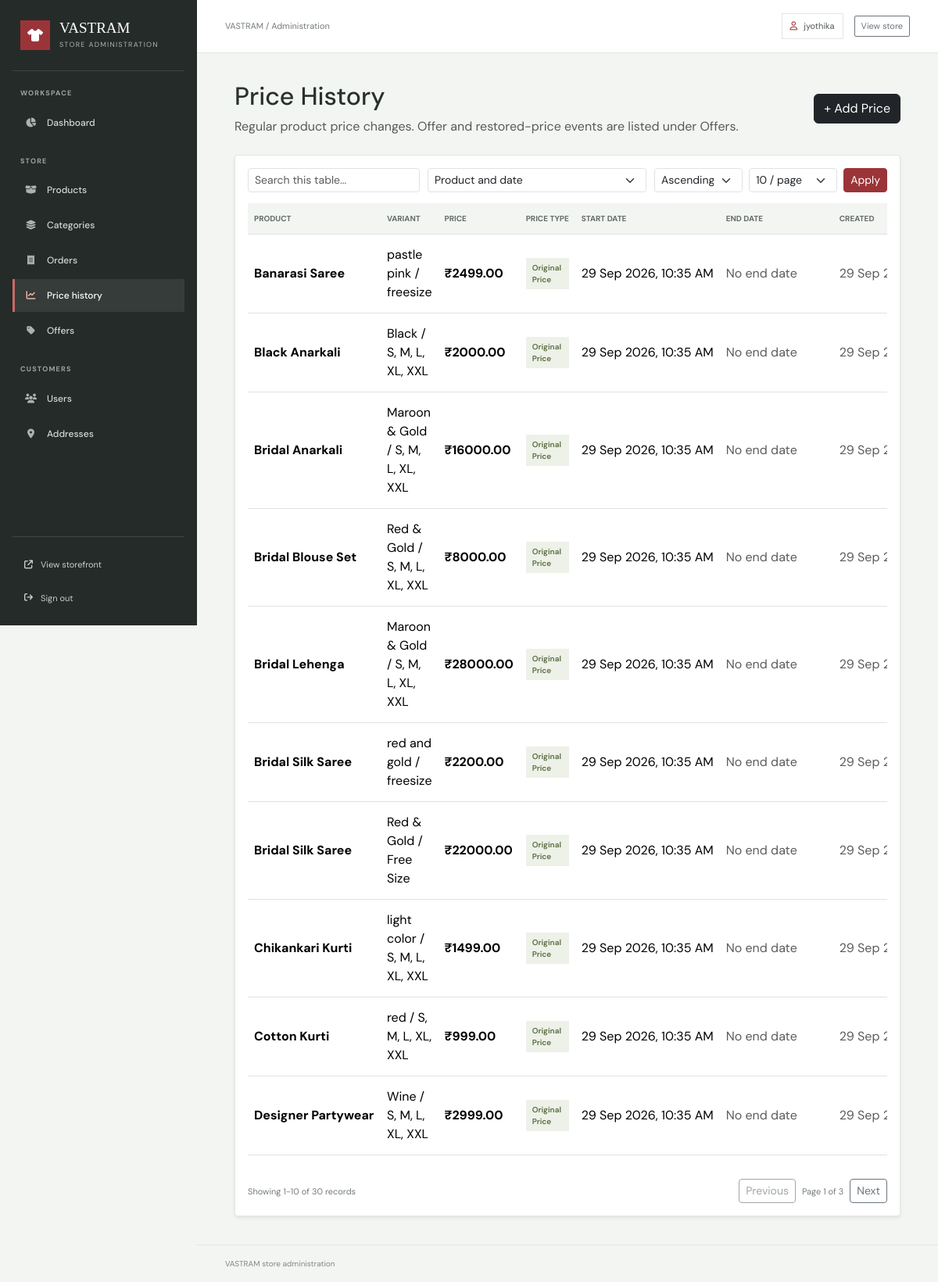
Screenshot of /accounts/admin-dashboard/price-history/ (signed in) with the database file from the repository.
### accounts/models.py (models this page shows)
class User(AbstractUser):
    uuid = models.UUIDField(default=uuid.uuid4, editable=False, unique=True)
    phone_number = models.CharField(max_length=15, blank=True)

### products/models.py (models this page shows, shortened)
class PriceHistory(models.Model):
    uuid = models.UUIDField(default=uuid.uuid4, editable=False, unique=True)
    variant = models.ForeignKey(
        ProductVariant,
        on_delete=models.CASCADE,
        related_name='price_history'
    )
    price = models.DecimalField(
        max_digits=10,
        decimal_places=2
    )
    price_type = models.CharField(
        max_length=30,
        choices=[
            ('original', 'Original Price'),
            ('offer', 'Offer Price'),
            ('updated', 'Updated Price'),
            ('after_offer', 'After Offer / Restored Price'),
        ]
    )
    start_date = models.DateTimeField()
    end_date = models.DateTimeField(
        null=True,
        blank=True
    )
    created_at = models.DateTimeField(
        auto_now_add=True
    )

class ProductVariant(models.Model):
    uuid = models.UUIDField(default=uuid.uuid4, editable=False, unique=True)
    product = models.ForeignKey(
        Product,
        on_delete=models.CASCADE,
        related_name='variants'
    )
    size = models.CharField(max_length=20, blank=True)
    color = models.CharField(max_length=50, blank=True)
    stock = models.PositiveIntegerField(default=0)
    price = models.DecimalField(
        max_digits=10,
        decimal_places=2
    )

class Product(models.Model):
    uuid = models.UUIDField(default=uuid.uuid4, editable=False, unique=True)
    name = models.CharField(max_length=200)
    slug = models.SlugField(max_length=220, unique=True, blank=True)
    category = models.ForeignKey(
        Category,
        on_delete=models.CASCADE
    )
    description = models.TextField()
    fabric = models.CharField(
        max_length=100,
        blank=True
    )
    image = models.ImageField(
        upload_to='products/',
        blank=True,
        null=True
    )
    created_at = models.DateTimeField(
        auto_now_add=True
    )

### accounts/views.py (the view)
@login_required
def admin_price_history(request):
    if not request.user.is_superuser:
        return redirect('home')
    from products.models import PriceHistory
    price_history_queryset = PriceHistory.objects.select_related(
        'variant',
        'variant__product'
    ).filter(
        price_type__in=['original', 'updated']
    ).exclude(
        variant__offers__isnull=False
    ).distinct().order_by(
        'variant__product__name',
        'variant_id',
        'start_date',
        'created_at'
    )
    table_context = admin_table_context(
        request,
        price_history_queryset,
        [
            'variant__product__name',
            'variant__color',
            'variant__size',
            'price_type',
        ],
        [
            ('sequence', 'Product and date', (
                'variant__product__name', 'variant_id', 'start_date', 'created_at'
            )),
            ('product', 'Product', 'variant__product__name'),
            ('date', 'Price effective date', 'start_date'),
            ('price', 'Price amount', 'price'),
            ('type', 'Price type', 'price_type'),
        ],
        'sequence'
    )
    return render(
        request,
        'admin_dashboard/price_history.html',
        {
            'price_history': table_context['page_obj'],
            **table_context,
        }
    )

### ecommerce_project/context_processors.py (called while the page is built)
def shopping_counts(request):
    cart_count = 0
    wishlist_count = 0
    if request.user.is_authenticated:
        cart_count = sum(
            CartItem.objects.filter(cart__user=request.user).values_list(
                'quantity', flat=True
            )
        )
        wishlist_count = WishlistItem.objects.filter(
            wishlist__user=request.user
        ).count()
    else:
        cart_count = sum(
            item.get('quantity', 0)
            for item in request.session.get('guest_cart_items', [])
        )
        wishlist_count = len(request.session.get('guest_wishlist_items', []))
    return {
        'cart_count': cart_count,
        'wishlist_count': wishlist_count,
    }

### templates/admin_dashboard/price_history.html (shortened to what this page needs)
{% extends 'admin_dashboard/admin_base.html' %}
{% block content %}
<div class="container-fluid">
   <div class="d-flex justify-content-between align-items-center mb-4">
    <div>
        <h2>Price History</h2>
        <p class="text-muted mb-0">
            Regular product price changes. Offer and restored-price events are listed under Offers.
        </p>
    </div>
    <a href="{% url 'add_price_history' %}"
       class="btn btn-dark">
        + Add Price
    </a>
</div>
    <div class="card shadow-sm">
        <div class="card-body">
            {% if price_history %}
            {% include 'admin_dashboard/includes/table_controls.html' %}
            <div class="table-responsive">
                <table class="table table-hover align-middle price-history-table" id="priceHistoryTable">
                    <thead>
                        <tr>
                            <th>Product</th>
                            <th>Variant</th>
                            <th>Price</th>
                            <th>Price Type</th>
                            <th>Start Date</th>
                            <th>End Date</th>
                            <th>Created</th>
                        </tr>
                    </thead>
                    <tbody>
                        {% for item in price_history %}
                        <tr data-search="{{ item.variant.product.name }} {{ item.variant.color }} {{ item.variant.size }} {{ item.get_price_type_display }} {{ item.price }}"
                            data-product="{{ item.variant.product.name|lower }}"
                            data-start="{{ item.start_date|date:'U' }}"
                            data-price="{{ item.price }}"
                            data-type="{{ item.get_price_type_display|lower }}">
                            <td class="price-history-product">
                                <strong>{{ item.variant.product.name }}</strong>
                            </td>
                            <td>
                                {% if item.variant.color %}
                                    {{ item.variant.color }}
                                {% endif %}
                                {% if item.variant.size %}
                                    / {{ item.variant.size }}
                                {% endif %}
                            </td>
                            <td class="price-history-amount">
                                <strong>₹{{ item.price }}</strong>
                            </td>
                            <td>
                                <span class="price-type-badge price-type-{{ item.price_type }}">
                                    {{ item.get_price_type_display }}
                                </span>
                            </td>
                            <td class="price-history-date">
                                {{ item.start_date|date:"d M Y, h:i A" }}
                            </td>
                            <td class="price-history-date">
                                {% if item.end_date %}
                                    {{ item.end_date|date:"d M Y, h:i A" }}
                                {% else %}
                                    <span class="text-muted">No end date</span>
                                {% endif %}
                            </td>
                            <td class="price-history-date text-muted">
                                {{ item.created_at|date:"d M Y, h:i A" }}
                            </td>
                        </tr>
                        {% endfor %}
                    </tbody>
                </table>
            </div>
            {% include 'admin_dashboard/includes/table_pagination.html' %}
            {% endif %}
        </div>
    </div>
</div>
{% endblock %}

### templates/admin_dashboard/admin_base.html (shortened to what this page needs)
{% load static %}
<!DOCTYPE html>
<html lang="en">
<head>
    <link href="https://cdn.jsdelivr.net/npm/bootstrap@5.3.8/dist/css/bootstrap.min.css" rel="stylesheet">
    <link rel="stylesheet" href="https://cdnjs.cloudflare.com/ajax/libs/font-awesome/6.5.2/css/all.min.css">
</head>
<body>
<div class="admin-shell">
    <aside class="admin-sidebar" id="adminSidebar" aria-label="Admin navigation">
        <div class="admin-brand">
            <span class="admin-brand-mark"><i class="fa-solid fa-shirt" aria-hidden="true"></i></span>
            <span>
                <span class="admin-brand-name">VASTRAM</span>
                <span class="admin-brand-caption">Store administration</span>
            </span>
        </div>
        <nav class="admin-nav">
            <div class="admin-nav-group">
                <p class="admin-nav-label">Workspace</p>
                <a href="{% url 'admin_dashboard' %}" class="admin-nav-link{% if request.resolver_match.url_name == 'admin_dashboard' %} active{% endif %}">
                    <i class="fa-solid fa-chart-pie" aria-hidden="true"></i> Dashboard
                </a>
            </div>
            <div class="admin-nav-group">
                <p class="admin-nav-label">Store</p>
                <a href="{% url 'admin_products' %}" class="admin-nav-link{% if request.resolver_match.url_name == 'admin_products' %} active{% endif %}">
                    <i class="fa-solid fa-box-open" aria-hidden="true"></i> Products
                </a>
                <a href="{% url 'admin_categories' %}" class="admin-nav-link{% if request.resolver_match.url_name == 'admin_categories' %} active{% endif %}">
                    <i class="fa-solid fa-layer-group" aria-hidden="true"></i> Categories
                </a>
                <a href="{% url 'admin_orders' %}" class="admin-nav-link{% if request.resolver_match.url_name == 'admin_orders' or request.resolver_match.url_name == 'admin_order_detail' %} active{% endif %}">
                    <i class="fa-solid fa-receipt" aria-hidden="true"></i> Orders
                </a>
                <a href="{% url 'admin_price_history' %}" class="admin-nav-link{% if request.resolver_match.url_name == 'admin_price_history' %} active{% endif %}">
                    <i class="fa-solid fa-chart-line" aria-hidden="true"></i> Price history
                </a>
                <a href="{% url 'admin_offers' %}" class="admin-nav-link{% if request.resolver_match.url_name == 'admin_offers' %} active{% endif %}">
                    <i class="fa-solid fa-tag" aria-hidden="true"></i> Offers
                </a>
            </div>
            <div class="admin-nav-group">
                <p class="admin-nav-label">Customers</p>
                <a href="{% url 'admin_users' %}" class="admin-nav-link{% if request.resolver_match.url_name == 'admin_users' %} active{% endif %}">
                    <i class="fa-solid fa-users" aria-hidden="true"></i> Users
                </a>
                <a href="{% url 'admin_addresses' %}" class="admin-nav-link{% if request.resolver_match.url_name == 'admin_addresses' %} active{% endif %}">
                    <i class="fa-solid fa-location-dot" aria-hidden="true"></i> Addresses
                </a>
            </div>
        </nav>
        <div class="admin-sidebar-footer">
            <a href="{% url 'home' %}"><i class="fa-solid fa-arrow-up-right-from-square" aria-hidden="true"></i> View storefront</a>
            <a href="{% url 'logout' %}"><i class="fa-solid fa-arrow-right-from-bracket" aria-hidden="true"></i> Sign out</a>
        </div>
    </aside>
    <div class="admin-main">
        <header class="admin-topbar">
            <div class="admin-topbar-start">
                <span class="admin-topbar-title">VASTRAM / Administration</span>
            </div>
            <div class="admin-topbar-actions">
                <span class="admin-user-chip"><i class="fa-regular fa-user" aria-hidden="true"></i> {{ request.user.username }}</span>
                <a href="{% url 'home' %}" class="btn btn-sm btn-outline-secondary">View store</a>
            </div>
        </header>
        <main class="admin-content">
            {% block content %}{% endblock %}
        </main>
        <footer class="admin-footer">VASTRAM store administration</footer>
    </div>
</div>
</body>
</html>

### templates/admin_dashboard/admin_base.html (style rules this page uses)
:root { --admin-ink: #29312e; --admin-muted: #747c77; --admin-border: #e2e6e2; --admin-paper: #ffffff; --admin-canvas: #f3f5f2; --admin-rail: #252b28; --admin-accent: #9b3438; }
* { box-sizing: border-box; }
body { min-width: 320px; margin: 0; background: var(--admin-canvas); color: var(--admin-ink); font-family: 'DM Sans', sans-serif; }
.admin-shell { display: grid; grid-template-columns: 252px minmax(0, 1fr); min-height: 100vh; }
.admin-sidebar { position: sticky; top: 0; display: flex; flex-direction: column; height: 100vh; padding: 26px 16px 18px; background: var(--admin-rail); color: #f6f7f4; z-index: 101; }
.admin-brand { display: flex; align-items: center; gap: 12px; padding: 0 10px 26px; color: #fff; text-decoration: none; border-bottom: 1px solid rgba(255,255,255,.12); }
.admin-brand-mark { display: grid; place-items: center; width: 38px; height: 38px; background: var(--admin-accent); color: #fff; font-size: 16px; }
.admin-brand-name { display: block; font-family: 'Playfair Display', Georgia, serif; font-size: 19px; line-height: 1.1; }
.admin-brand-caption { display: block; margin-top: 4px; color: #aeb7b1; font-size: 9px; letter-spacing: 1.3px; text-transform: uppercase; }
.admin-nav { padding-top: 22px; }
.admin-nav-label { margin: 0 10px 9px; color: #9ca7a0; font-size: 9px; font-weight: 700; letter-spacing: 1.2px; text-transform: uppercase; }
.admin-nav-group + .admin-nav-group { margin-top: 22px; }
.admin-nav-link { display: flex; align-items: center; gap: 12px; min-height: 42px; margin: 3px 0; padding: 0 12px; border-left: 3px solid transparent; color: #d5d9d6; font-size: 12px; font-weight: 500; text-decoration: none; transition: background-color .18s, color .18s; }
.admin-nav-link i { width: 17px; color: #aab3ad; text-align: center; }
.admin-nav-link:hover, .admin-nav-link.active { background: rgba(255,255,255,.08); color: #fff; }
.admin-nav-link.active { border-left-color: #c96a68; }
.admin-nav-link.active i { color: #efb0a8; }
.admin-sidebar-footer { display: grid; gap: 8px; margin-top: auto; padding: 18px 8px 0; border-top: 1px solid rgba(255,255,255,.12); }
.admin-sidebar-footer a { display: flex; align-items: center; gap: 10px; padding: 9px 7px; color: #c8cfca; font-size: 11px; text-decoration: none; }
.admin-main { display: flex; min-width: 0; flex-direction: column; }
.admin-topbar { position: sticky; top: 0; z-index: 50; display: flex; align-items: center; justify-content: space-between; min-height: 68px; padding: 0 clamp(20px, 3vw, 44px); border-bottom: 1px solid var(--admin-border); background: rgba(255,255,255,.96); backdrop-filter: blur(12px); }
.admin-topbar-start, .admin-topbar-actions { display: flex; align-items: center; gap: 14px; }
.admin-topbar-title { color: var(--admin-muted); font-size: 11px; }
.admin-user-chip { display: inline-flex; align-items: center; gap: 8px; padding: 7px 10px; border: 1px solid var(--admin-border); color: #505953; font-size: 11px; }
.admin-user-chip i { color: var(--admin-accent); }
.admin-topbar .btn { border-radius: 2px; font-size: 11px; }
.admin-content { width: 100%; max-width: 1640px; margin: 0 auto; padding: clamp(24px, 3vw, 42px); flex: 1; }
.admin-content h2, .admin-content h3, .admin-content h4 { color: var(--admin-ink); }
.admin-content .card { border-color: var(--admin-border); border-radius: 4px; }
.admin-footer { padding: 16px clamp(20px, 3vw, 44px); border-top: 1px solid var(--admin-border); color: #818983; font-size: 10px; }

### templates/admin_dashboard/price_history.html (style rules this page uses)
.price-history-table thead th { padding-top: 12px; padding-bottom: 12px; background: #f3f5f2; color: #646d67; font-size: 10px; font-weight: 700; text-transform: uppercase; white-space: nowrap; }
.price-history-table td { padding-top: 14px; padding-bottom: 14px; }
.price-history-product { min-width: 170px; }
.price-history-amount { color: #29312e; font-variant-numeric: tabular-nums; white-space: nowrap; }
.price-history-date { min-width: 145px; white-space: nowrap; }
.price-type-badge { display: inline-block; padding: 5px 8px; font-size: 10px; font-weight: 600; }
.price-type-original { background: #edf1e8; color: #566b3e; }

### rows the page displays
User: user.username "jyothika"
PriceHistory: variant.product.name "Banarasi Saree", variant.color "pastle pink", variant.size "freesize", price "2499.00", price_type "Original Price", start_date "29 Sep 2026, 10:35 AM", shows "No end date", created_at "29 Sep…"
PriceHistory: variant.product.name "Black Anarkali", variant.color "Black", variant.size "S, M, L, XL, XXL", price "2000.00", price_type "Original Price", start_date "29 Sep 2026, 10:35 AM", shows "No end date", created_at "29 Sep…"
PriceHistory: variant.product.name "Bridal Anarkali", variant.color "Maroon & Gold", variant.size "S, M, L, XL, XXL", price "16000.00", price_type "Original Price", start_date "29 Sep 2026, 10:35 AM", shows "No end date", created_at "29 Sep…"
PriceHistory: variant.product.name "Bridal Blouse Set", variant.color "Red & Gold", variant.size "S, M, L, XL, XXL", price "8000.00", price_type "Original Price", start_date "29 Sep 2026, 10:35 AM", shows "No end date", created_at "29 Sep…"
PriceHistory: variant.product.name "Bridal Lehenga", variant.color "Maroon & Gold", variant.size "S, M, L, XL, XXL", price "28000.00", price_type "Original Price", start_date "29 Sep 2026, 10:35 AM", shows "No end date", created_at "29 Sep…"
PriceHistory: variant.product.name "Bridal Silk Saree", variant.color "red and gold", variant.size "freesize", price "2200.00", price_type "Original Price", start_date "29 Sep 2026, 10:35 AM", shows "No end date", created_at "29 Sep…"
PriceHistory: variant.product.name "Bridal Silk Saree", variant.color "Red & Gold", variant.size "Free Size", price "22000.00", price_type "Original Price", start_date "29 Sep 2026, 10:35 AM", shows "No end date", created_at "29 Sep…"
PriceHistory: variant.product.name "Chikankari Kurti", variant.color "light color", variant.size "S, M, L, XL, XXL", price "1499.00", price_type "Original Price", start_date "29 Sep 2026, 10:35 AM", shows "No end date", created_at "29 Sep…"
PriceHistory: variant.product.name "Cotton Kurti", variant.color "red", variant.size "S, M, L, XL, XXL", price "999.00", price_type "Original Price", start_date "29 Sep 2026, 10:35 AM", shows "No end date", created_at "29 Sep…"
PriceHistory: variant.product.name "Designer Partywear", variant.color "Wine", variant.size "S, M, L, XL, XXL", price "2999.00", price_type "Original Price", start_date "29 Sep 2026, 10:35 AM", shows "No end date", created_at "29 Sep…"

### other values shown
{{ page_obj.start_index }} "1"
{{ page_obj.end_index }} "10"
{{ page_obj.paginator.count }} "30"
{{ page_obj.number }} "1"
{{ page_obj.paginator.num_pages|default:1 }} "3"
form field sort "Product and date"
form field per_page "10 / page"
